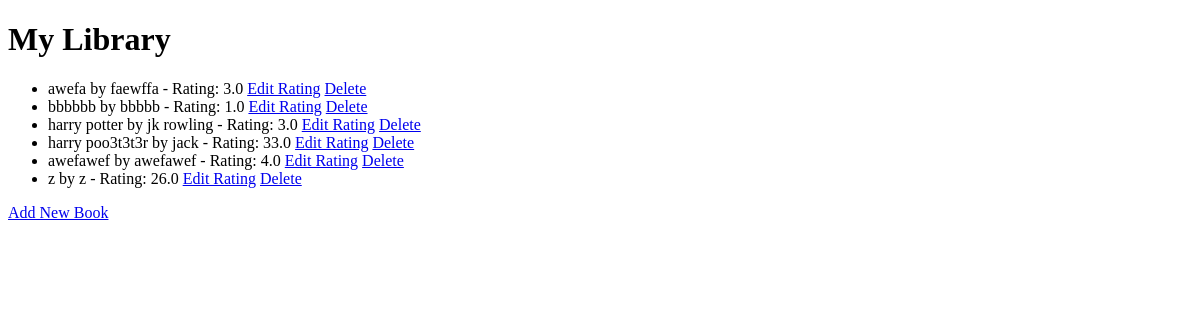
Before: / with the older database file.
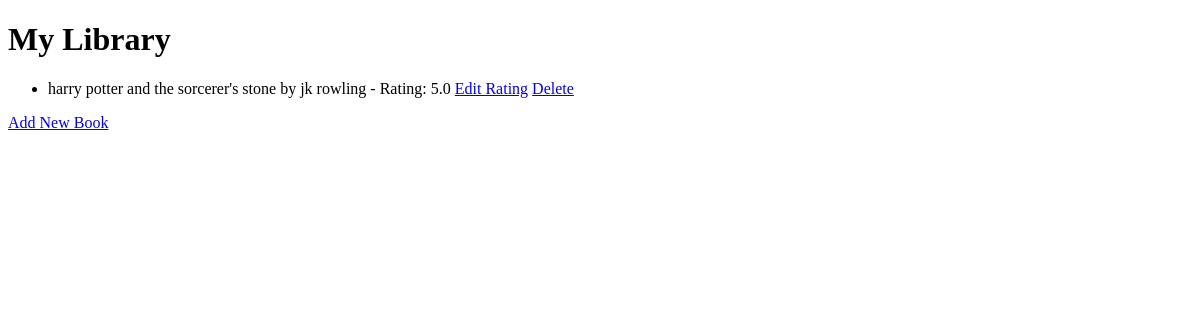
After: the same page with the newer database file.
### main.py (models this page shows)
class Book(db.Model):
    id=db.Column(db.Integer,primary_key=True)
    title=db.Column(db.String(250),nullable=False,unique=True)
    author=db.Column(db.String(250),nullable=False,)
    rating=db.Column(db.Float,nullable=False)

### main.py (the view)
@app.route('/')
def home():
    books = Book.query.all()
    return render_template('index.html',books=books)

### templates/index.html (shortened to what this page needs)
<!DOCTYPE html>
<html lang="en">
  <head>
  </head>
  <body>
    <h1>My Library</h1>
    <ul>
      {% if books|length == 0 %}
      <li>No books in list</li>
      {% else %}
      {% for book in books %}
      <li>{{book.title}} by {{book.author}} - Rating: {{book.rating}}  <a href="{{url_for('edit_rating',id=book.id)}}">Edit Rating</a>
      <a href="{{url_for('delete',id=book.id)}}">Delete</a>
    </li>
      {%endfor%}
      {%endif%}
    </ul>
    <a href="{{url_for('add')}}">Add New Book</a>
  </body>
</html>

Changed rows visible on the page:
removed Book: title "awefa", author "faewffa", rating "3.0"
removed Book: title "bbbbbb", author "bbbbb", rating "1.0"
removed Book: title "harry potter", author "jk rowling", rating "3.0"
removed Book: title "harry poo3t3t3r", author "jack", rating "33.0"
removed Book: title "awefawef", author "awefawef", rating "4.0"
removed Book: title "z", author "z", rating "26.0"
added Book: title "harry potter and the sorcerer's stone", author "jk rowling", rating "5.0"
